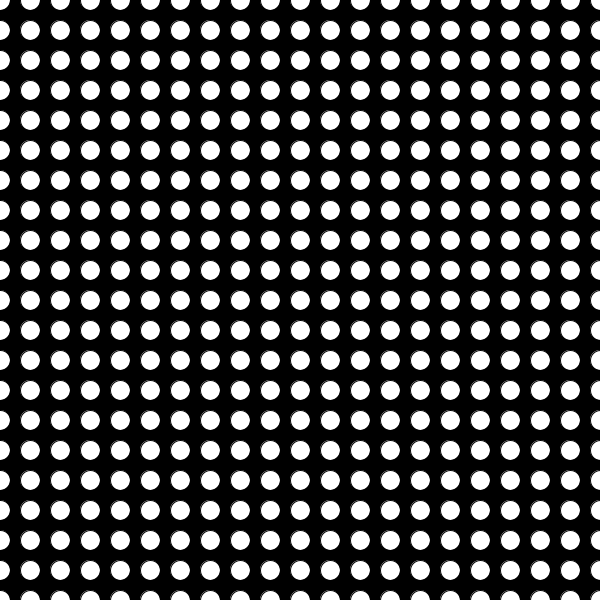
Frame 1 (no input)
Frame 60 (the mouse pressed at the canvas centre just before this capture): identical to frame 1, image omitted
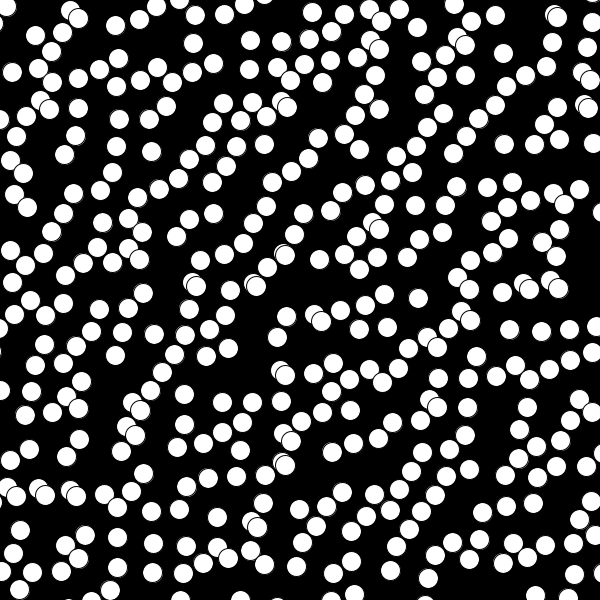
Frame 120 (the mouse held since frame 60 and released just before this capture)

The Processing sketch that drew these frames (run headless with seeded random() and noise(); from frame 60 on, the mouse is pressed at the canvas centre):

// Processing sketch: rglierdesordonne
// ── rglierdesordonne.pde
float espace=30;

void setup(){
  size(600,600);
  
}


void draw(){
  background(0);
  randomSeed(2);
  for (float x=0;x<=width; x+=espace){
    for (float y =0; y<=height; y+=espace){
      
      //float dif= random(-10,10);
   ///float diff=  dif/map(mouseX, 0, width, 2,6);
      float diff= random(-mouseX,mouseX)/20;
    ellipse(x+diff,y+diff,20,20);
    
  }}
  
  
}
